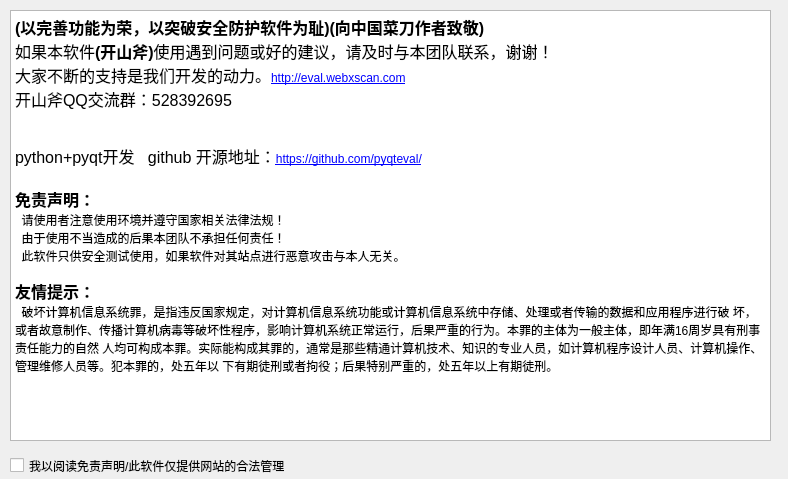
<?xml version="1.0" encoding="UTF-8"?>
<ui version="4.0">
 <class>Action</class>
 <widget class="QWidget" name="Action">
  <property name="geometry">
   <rect>
    <x>0</x>
    <y>0</y>
    <width>788</width>
    <height>479</height>
   </rect>
  </property>
  <property name="windowTitle">
   <string>关于-开山斧</string>
  </property>
  <widget class="QTextBrowser" name="textBrowser">
   <property name="geometry">
    <rect>
     <x>10</x>
     <y>10</y>
     <width>761</width>
     <height>431</height>
    </rect>
   </property>
   <property name="html">
    <string>&lt;!DOCTYPE HTML PUBLIC &quot;-//W3C//DTD HTML 4.0//EN&quot; &quot;http://www.w3.org/TR/REC-html40/strict.dtd&quot;&gt;
&lt;html&gt;&lt;head&gt;&lt;meta name=&quot;qrichtext&quot; content=&quot;1&quot; /&gt;&lt;style type=&quot;text/css&quot;&gt;
p, li { white-space: pre-wrap; }
&lt;/style&gt;&lt;/head&gt;&lt;body style=&quot; font-family:'SimSun'; font-size:9pt; font-weight:400; font-style:normal;&quot;&gt;
&lt;p style=&quot; margin-top:0px; margin-bottom:0px; margin-left:0px; margin-right:0px; -qt-block-indent:0; text-indent:0px;&quot;&gt;&lt;span style=&quot; font-size:12pt; font-weight:600;&quot;&gt;(以完善功能为荣，以突破安全防护软件为耻)(向中国菜刀作者致敬)&lt;/span&gt;&lt;/p&gt;
&lt;p style=&quot; margin-top:0px; margin-bottom:0px; margin-left:0px; margin-right:0px; -qt-block-indent:0; text-indent:0px;&quot;&gt;&lt;span style=&quot; font-size:12pt;&quot;&gt;如果本软件&lt;/span&gt;&lt;span style=&quot; font-size:12pt; font-weight:600;&quot;&gt;(开山斧)&lt;/span&gt;&lt;span style=&quot; font-size:12pt;&quot;&gt;使用遇到问题或好的建议，请及时与本团队联系，谢谢！ &lt;/span&gt;&lt;/p&gt;
&lt;p style=&quot; margin-top:0px; margin-bottom:0px; margin-left:0px; margin-right:0px; -qt-block-indent:0; text-indent:0px;&quot;&gt;&lt;span style=&quot; font-size:12pt;&quot;&gt;大家不断的支持是我们开发的动力。&lt;/span&gt;&lt;a href=&quot;http://eval.webxscan.com&quot;&gt;&lt;span style=&quot; text-decoration: underline; color:#0000ff;&quot;&gt;http://eval.webxscan.com&lt;/span&gt;&lt;/a&gt;&lt;span style=&quot; font-size:12pt;&quot;&gt;   &lt;/span&gt;&lt;/p&gt;
&lt;p style=&quot; margin-top:0px; margin-bottom:0px; margin-left:0px; margin-right:0px; -qt-block-indent:0; text-indent:0px;&quot;&gt;&lt;span style=&quot; font-size:12pt;&quot;&gt;开山斧QQ交流群：528392695&lt;/span&gt;&lt;/p&gt;
&lt;p style=&quot;-qt-paragraph-type:empty; margin-top:0px; margin-bottom:0px; margin-left:0px; margin-right:0px; -qt-block-indent:0; text-indent:0px; font-size:12pt;&quot;&gt;&lt;br /&gt;&lt;/p&gt;
&lt;p style=&quot;-qt-paragraph-type:empty; margin-top:0px; margin-bottom:0px; margin-left:0px; margin-right:0px; -qt-block-indent:0; text-indent:0px;&quot;&gt;&lt;br /&gt;&lt;/p&gt;
&lt;p style=&quot; margin-top:0px; margin-bottom:0px; margin-left:0px; margin-right:0px; -qt-block-indent:0; text-indent:0px;&quot;&gt;&lt;span style=&quot; font-size:12pt;&quot;&gt;python+pyqt开发   github 开源地址：&lt;/span&gt;&lt;a href=&quot;https://github.com/pyqteval/&quot;&gt;&lt;span style=&quot; text-decoration: underline; color:#0000ff;&quot;&gt;https://github.com/pyqteval/&lt;/span&gt;&lt;/a&gt; &lt;/p&gt;
&lt;p style=&quot;-qt-paragraph-type:empty; margin-top:0px; margin-bottom:0px; margin-left:0px; margin-right:0px; -qt-block-indent:0; text-indent:0px; font-size:12pt;&quot;&gt;&lt;br /&gt;&lt;/p&gt;
&lt;p style=&quot; margin-top:0px; margin-bottom:0px; margin-left:0px; margin-right:0px; -qt-block-indent:0; text-indent:0px;&quot;&gt;&lt;span style=&quot; font-size:12pt; font-weight:600;&quot;&gt;免责声明：&lt;/span&gt;&lt;/p&gt;
&lt;p style=&quot; margin-top:0px; margin-bottom:0px; margin-left:0px; margin-right:0px; -qt-block-indent:0; text-indent:0px;&quot;&gt;  请使用者注意使用环境并遵守国家相关法律法规！&lt;br /&gt;  由于使用不当造成的后果本团队不承担任何责任！&lt;/p&gt;
&lt;p style=&quot; margin-top:0px; margin-bottom:0px; margin-left:0px; margin-right:0px; -qt-block-indent:0; text-indent:0px;&quot;&gt;  此软件只供安全测试使用，如果软件对其站点进行恶意攻击与本人无关。&lt;/p&gt;
&lt;p style=&quot;-qt-paragraph-type:empty; margin-top:0px; margin-bottom:0px; margin-left:0px; margin-right:0px; -qt-block-indent:0; text-indent:0px;&quot;&gt;&lt;br /&gt;&lt;/p&gt;
&lt;p style=&quot; margin-top:0px; margin-bottom:0px; margin-left:0px; margin-right:0px; -qt-block-indent:0; text-indent:0px;&quot;&gt;&lt;span style=&quot; font-size:12pt; font-weight:600;&quot;&gt;友情提示：&lt;/span&gt;&lt;/p&gt;
&lt;p style=&quot; margin-top:0px; margin-bottom:0px; margin-left:0px; margin-right:0px; -qt-block-indent:0; text-indent:0px;&quot;&gt;  破坏计算机信息系统罪，是指违反国家规定，对计算机信息系统功能或计算机信息系统中存储、处理或者传输的数据和应用程序进行破 坏，或者故意制作、传播计算机病毒等破坏性程序，影响计算机系统正常运行，后果严重的行为。本罪的主体为一般主体，即年满16周岁具有刑事责任能力的自然 人均可构成本罪。实际能构成其罪的，通常是那些精通计算机技术、知识的专业人员，如计算机程序设计人员、计算机操作、管理维修人员等。犯本罪的，处五年以 下有期徒刑或者拘役；后果特别严重的，处五年以上有期徒刑。&lt;/p&gt;&lt;/body&gt;&lt;/html&gt;</string>
   </property>
  </widget>
  <widget class="QCheckBox" name="checkBox">
   <property name="geometry">
    <rect>
     <x>10</x>
     <y>450</y>
     <width>661</width>
     <height>31</height>
    </rect>
   </property>
   <property name="text">
    <string>我以阅读免责声明/此软件仅提供网站的合法管理</string>
   </property>
  </widget>
 </widget>
 <resources/>
 <connections/>
</ui>
